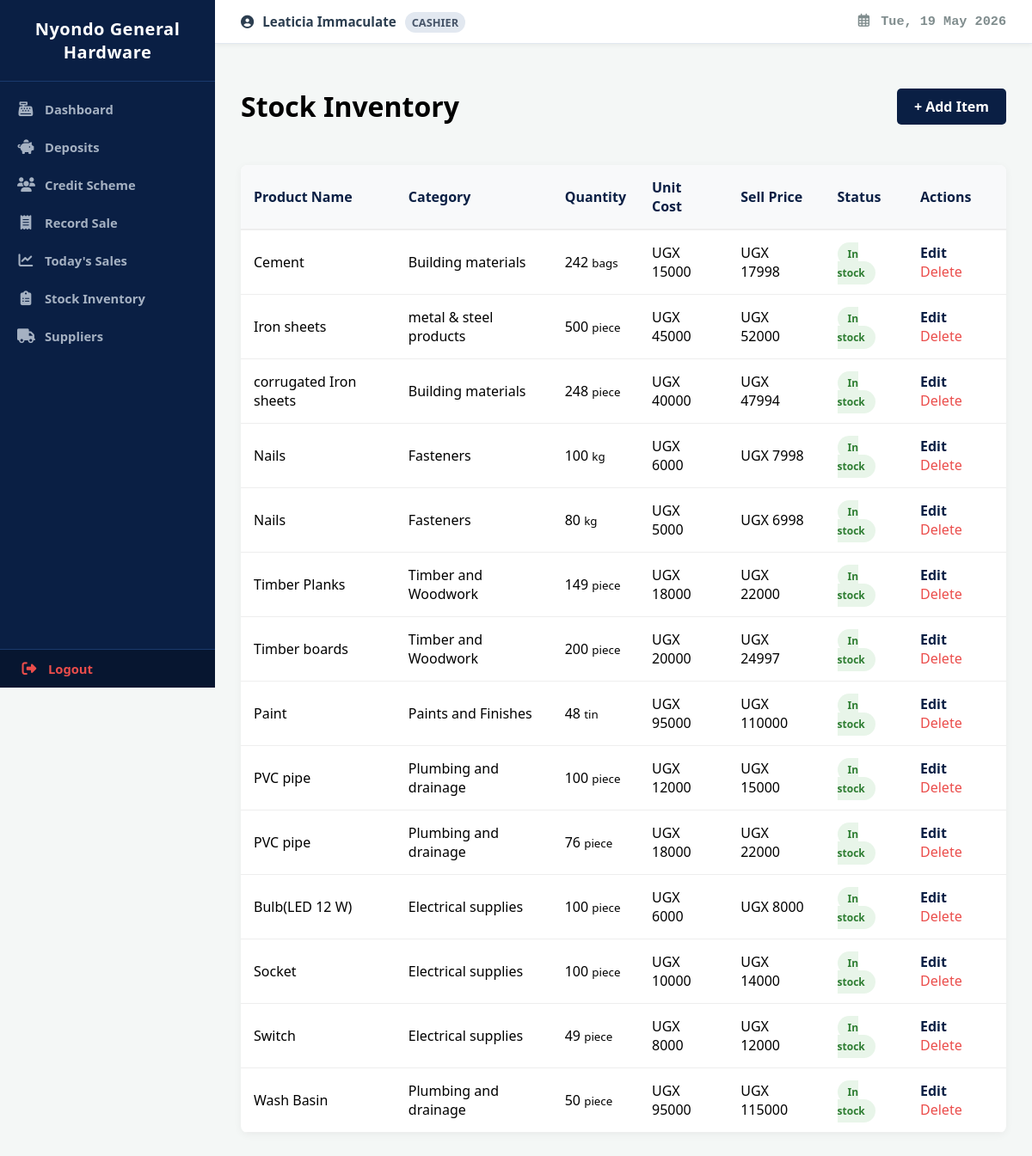
Page /stock/ (signed in) on the earlier database version.
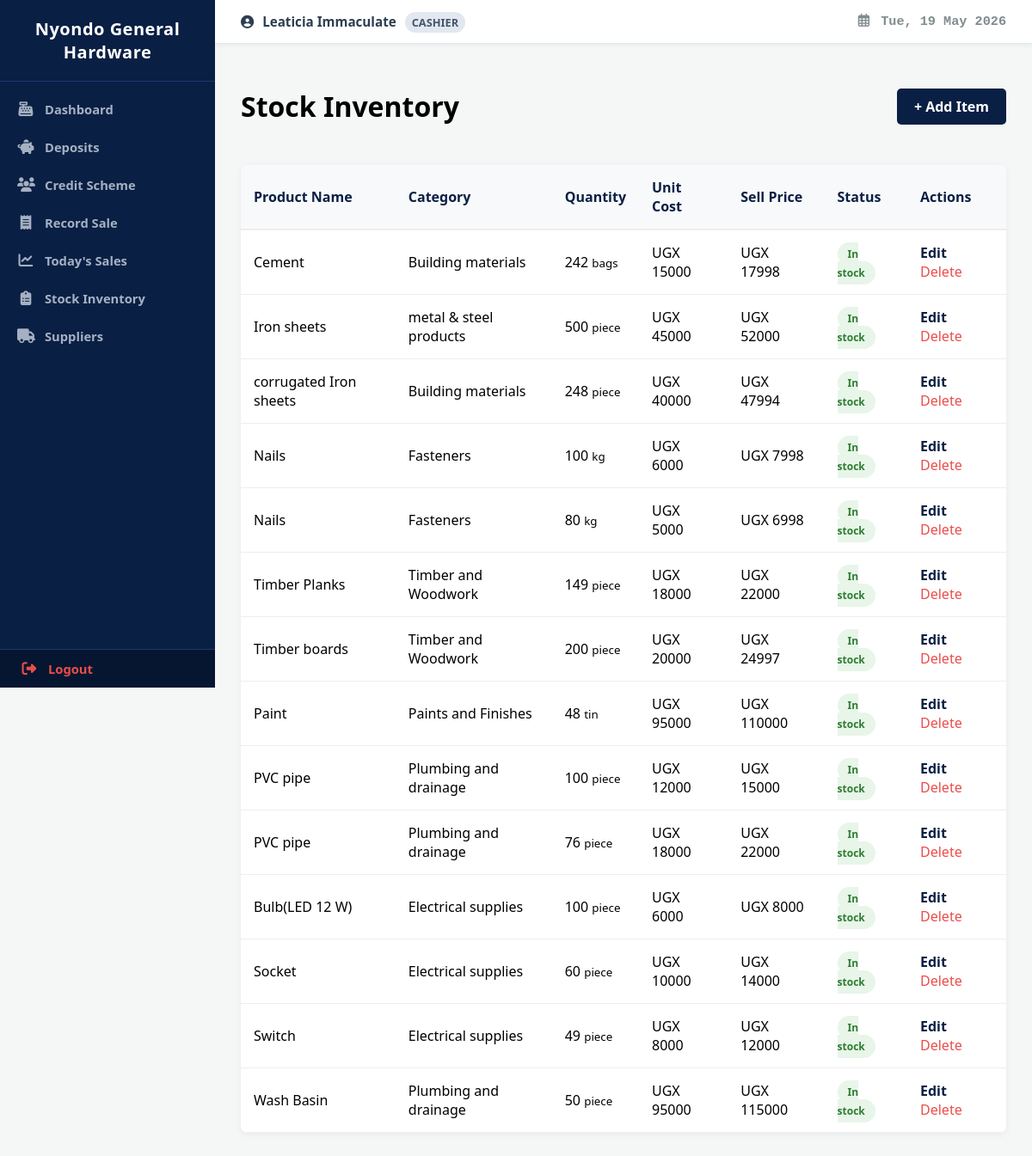
Same page on the later database version.
### web/models.py (models this page shows, shortened)
class StockItem(models.Model):
    name = models.CharField(max_length=100)
    category = models.ForeignKey(Category, on_delete=models.CASCADE)
    unit = models.CharField(max_length=20) # e.g., Bags, Pieces, Bundles
    quantity = models.IntegerField(default=0)
    unit_cost = models.DecimalField(max_digits=12, decimal_places=0)
    selling_price = models.DecimalField(max_digits=12, decimal_places=0)
    reorder_level = models.IntegerField(default=5)
    specifications = models.TextField(blank=True, null=True)
    supplier = models.ForeignKey(Supplier, on_delete=models.CASCADE, related_name="items")
    @property
    def status_label(self):
        if self.quantity <= 0:
            return "Out of stock"
        elif self.quantity <= self.reorder_level:
            return "Low stock"
        return "In stock"

class Category(models.Model):
    name = models.CharField(max_length=200)
    class Meta:
        verbose_name_plural = "Categories"

### web/views.py (the view)
# urls.py: path('stock/', views.stock_list, name='stock_list'),
@login_required(login_url='/')
def stock_list(request):
    items = StockItem.objects.all()
    categories = Category.objects.all()
    suppliers = Supplier.objects.all()  #  Added this line to fetch suppliers
    return render(request, 'stock.html', {
        'items': items,
        'categories': categories,
        'suppliers': suppliers          # Added this key to share it with your HTML template
    })

### web/templates/stock.html (shortened to what this page needs)
{% extends "base.html" %}
{% block content %}
<div class="inventory-header">
    <h1>Stock Inventory</h1>
    <a href="#addStockModal" class="btn btn-add">+ Add Item</a>
</div>
<div class="table-container">
    <table>
        <thead>
            <tr>
                <th>Product Name</th>
                <th>Category</th>
                <th>Quantity</th>
                <th>Unit Cost</th>
                <th>Sell Price</th>
                <th>Status</th>
                <th>Actions</th>
            </tr>
        </thead>
        <tbody>
            {% for item in items %}
            <tr>
                <td style="font-weight: 500;">{{ item.name }}</td>
                <td>{{ item.category.name }}</td>
                <td>{{ item.quantity }} <small>{{ item.unit }}</small></td>
                <td>UGX {{ item.unit_cost }}</td>
                <td>UGX {{ item.selling_price }}</td>
                <td>
                    {% if item.status_label == 'Low stock' %}
                    <span class="badge bg-warning">Low stock</span>
                    {% elif item.status_label == 'Out of stock' %}
                    <span class="badge bg-danger">Out of stock</span>
                    {% else %}
                    <span class="badge bg-success">In stock</span>
                    {% endif %}
                </td>
                <td>
                    <a href="#editModal{{ item.id }}" class="btn-edit">Edit</a>
                    <a href="{% url 'delete_stock' item.id %}"
                        onclick="return confirm('Completely remove {{ item.name }} from database records?')"
                        class="btn-delete">Delete</a>
                </td>
            </tr>
            {% empty %}
            <tr>
                <td colspan="7" style="text-align: center; padding: 30px; color: #999;">No operational inventory records
                    populated.</td>
            </tr>
            {% endfor %}
        </tbody>
    </table>
</div>
{% endblock %}

Differences in the rows shown:
changed StockItem "Socket": quantity "100" → "60"
